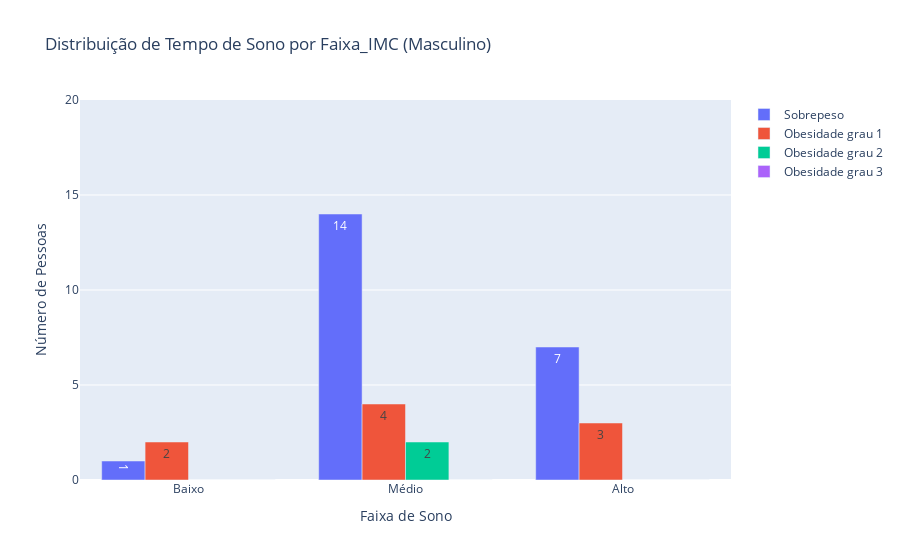
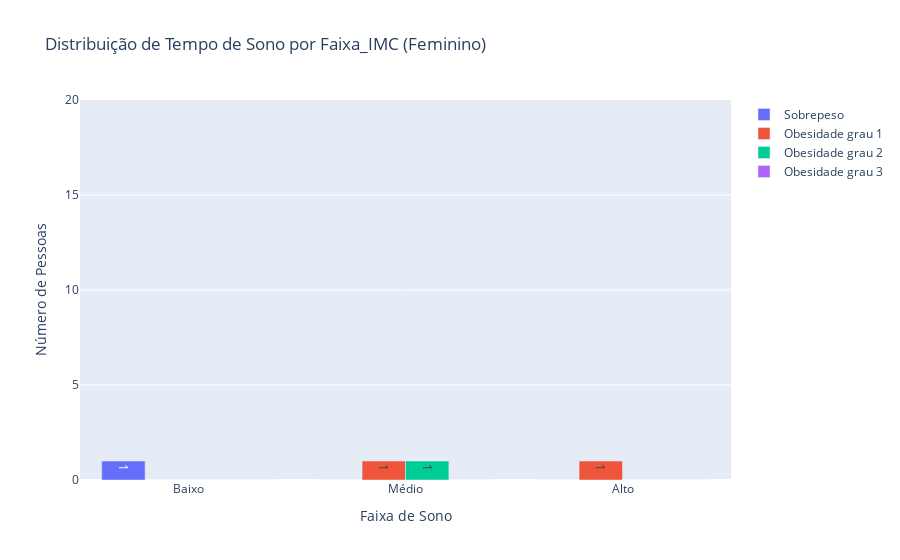

The cell these charts' notebook holds for them, in order:
### Code cell
# --- Preparação dos Dados ---
df_sono = dados.copy()
desired_imc_order = [
    "Sobrepeso",
    "Obesidade grau 1",
    "Obesidade grau 2",
    "Obesidade grau 3"
]
df_sono['Faixa_IMC'] = pd.Categorical(
    df_sono['Faixa_IMC'],
    categories=desired_imc_order,
    ordered=True
)

sono_bins   = [0, 6, 8, 12]
sono_labels = ['Baixo', 'Médio', 'Alto']

# --- Geração das pivot tables e cálculo do máximo global para y-axis ---
pivot_tables = {}
max_count = 0

for sexo_cat in ['Masculino', 'Feminino']:
    df_sex = df_sono[df_sono['Sexo'] == sexo_cat]
    pivot = (
        df_sex
        .groupby('Faixa_IMC')['Tempo_sono']
        .apply(lambda x: pd.cut(
            x, bins=sono_bins, labels=sono_labels, right=False
        ).value_counts())
        .unstack(fill_value=0)
        .reindex(index=desired_imc_order, columns=sono_labels, fill_value=0)
    )
    pivot_tables[sexo_cat] = pivot
    max_count = max(max_count, pivot.values.max())

# --- Plotagem para cada sexo, sem linhas de tendência ---
for sexo_cat, pivot in pivot_tables.items():
    fig = go.Figure()

    # Barras com rótulos de contagem
    for imc_cat in desired_imc_order:
        counts = pivot.loc[imc_cat].values
        fig.add_trace(go.Bar(
            x=sono_labels,
            y=counts,
            name=imc_cat,
            text=counts,
            textposition='auto'
        ))

    fig.update_layout(
        barmode='group',
        title=f"Distribuição de Tempo de Sono por Faixa_IMC ({sexo_cat})",
        xaxis_title="Faixa de Sono",
        yaxis_title="Número de Pessoas",
        yaxis=dict(range=[0, max(20, max_count)])
    )

    fig.show()

### Figure 1 — Plotly figure (JSON) as saved in the notebook; plotly's stock layout.template omitted (floating-point values rounded to 4 significant figures)
{"data": [{"name": "Sobrepeso", "text": [1, 14, 7], "textposition": "auto", "type": "bar", "x": ["Baixo", "Médio", "Alto"], "y": [1, 14, 7]}, {"name": "Obesidade grau 1", "text": [2, 4, 3], "textposition": "auto", "type": "bar", "x": ["Baixo", "Médio", "Alto"], "y": [2, 4, 3]}, {"name": "Obesidade grau 2", "text": [0, 2, 0], "textposition": "auto", "type": "bar", "x": ["Baixo", "Médio", "Alto"], "y": [0, 2, 0]}, {"name": "Obesidade grau 3", "text": [0, 0, 0], "textposition": "auto", "type": "bar", "x": ["Baixo", "Médio", "Alto"], "y": [0, 0, 0]}], "layout": {"autosize": true, "barmode": "group", "title": {"text": "Distribuição de Tempo de Sono por Faixa_IMC (Masculino)"}, "xaxis": {"autorange": true, "range": [-0.5, 2.5], "title": {"text": "Faixa de Sono"}, "type": "category"}, "yaxis": {"range": [0, 20], "title": {"text": "Número de Pessoas"}, "type": "linear"}}}

### Figure 2 — Plotly figure (JSON) as saved in the notebook; plotly's stock layout.template omitted (floating-point values rounded to 4 significant figures)
{"data": [{"name": "Sobrepeso", "text": [1, 0, 0], "textposition": "auto", "type": "bar", "x": ["Baixo", "Médio", "Alto"], "y": [1, 0, 0]}, {"name": "Obesidade grau 1", "text": [0, 1, 1], "textposition": "auto", "type": "bar", "x": ["Baixo", "Médio", "Alto"], "y": [0, 1, 1]}, {"name": "Obesidade grau 2", "text": [0, 1, 0], "textposition": "auto", "type": "bar", "x": ["Baixo", "Médio", "Alto"], "y": [0, 1, 0]}, {"name": "Obesidade grau 3", "text": [0, 0, 0], "textposition": "auto", "type": "bar", "x": ["Baixo", "Médio", "Alto"], "y": [0, 0, 0]}], "layout": {"autosize": true, "barmode": "group", "title": {"text": "Distribuição de Tempo de Sono por Faixa_IMC (Feminino)"}, "xaxis": {"autorange": true, "range": [-0.5, 2.5], "title": {"text": "Faixa de Sono"}, "type": "category"}, "yaxis": {"range": [0, 20], "title": {"text": "Número de Pessoas"}, "type": "linear"}}}
